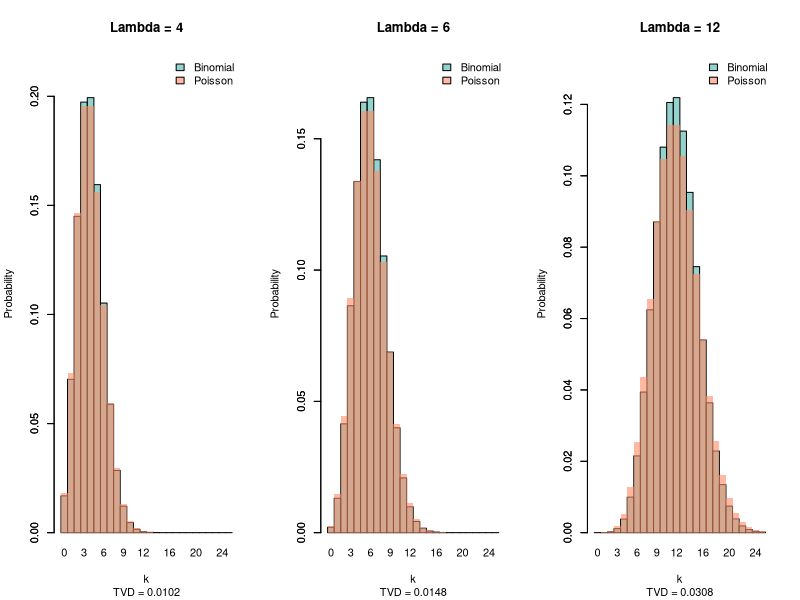

R code for this plot:
## ---- chunk 1
knitr::opts_chunk$set(echo = TRUE)
## ---- chunk 2
# Set up variables  
n <- 100
lambdas <- c(4, 6, 12)
p_values <- lambdas / n
k_max <- 25 

# Set up transparent pastel colours
color_binom <- rgb(0.30, 0.71, 0.67, alpha = 0.6) 
color_pois <- rgb(1.00, 0.54, 0.40, alpha = 0.6)  

# Split the plotting screen
par(mfrow = c(1, 3))

# Create a for loop for each lambda
for (i in 1:3) {
  lambda <- lambdas[i]
  p <- p_values[i]
  k <- 0:k_max
  
  # 1. Calculate the p.m.f to find the TVD
  binom_probs <- dbinom(k, size = n, prob = p)
  pois_probs <- dpois(k, lambda = lambda)
  
  tvd <- 0.5 * sum(abs(binom_probs - pois_probs))
  y_max <- max(c(binom_probs, pois_probs))
  
  # 2. Plot Base for the Binomial
  barplot(binom_probs, 
          names.arg = k, 
          col = color_binom, 
          main = paste("Lambda =", lambda),
          sub = paste("TVD =", round(tvd, 4)),
          xlab = "k", 
          ylab = "Probability",
          ylim = c(0, y_max * 1.1),
          space = 0)
  
  # 3. Plot Overlay for the Poisson
  barplot(pois_probs, 
          col = color_pois, 
          border = NA,
          add = TRUE,
          space = 0)
  
  # Add the legend
  legend("topright",
         legend = c("Binomial", "Poisson"),
         fill = c(color_binom, color_pois),
         bty = "n")
}
